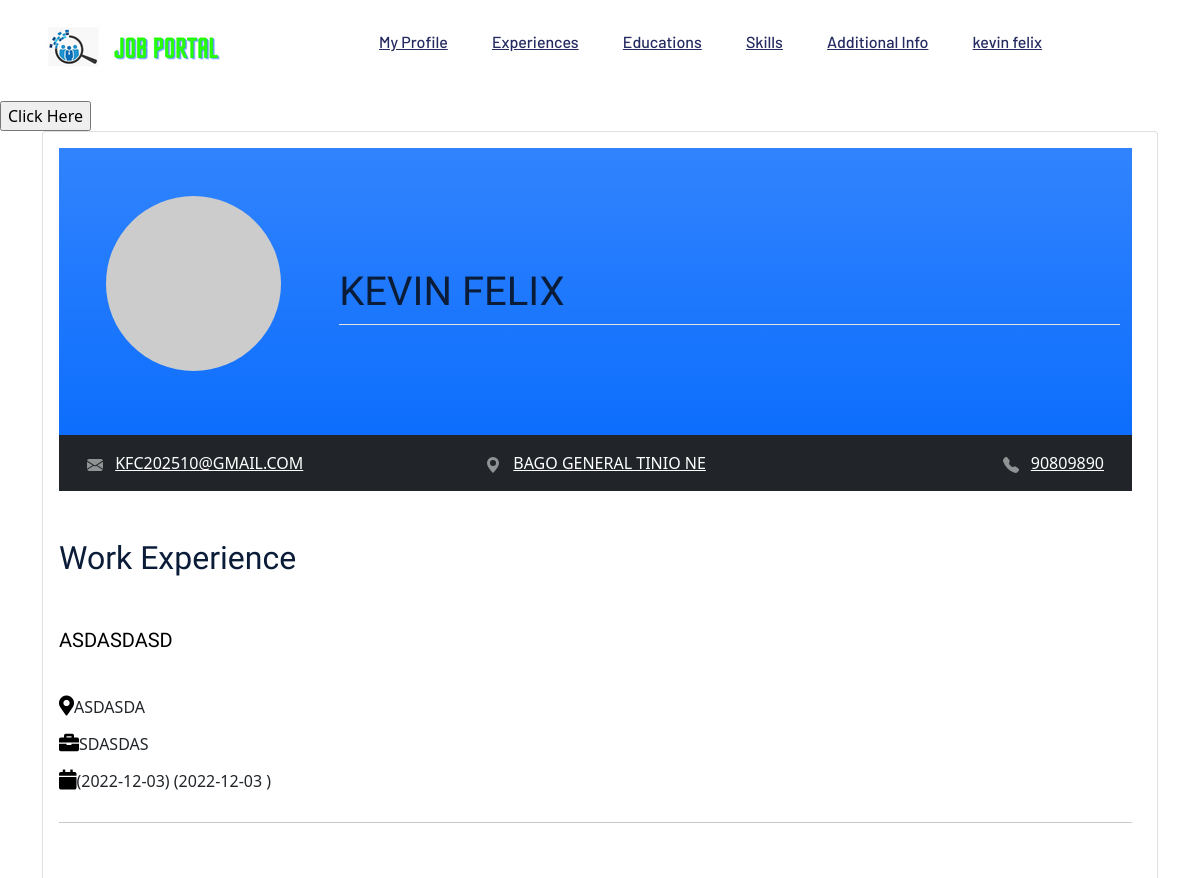
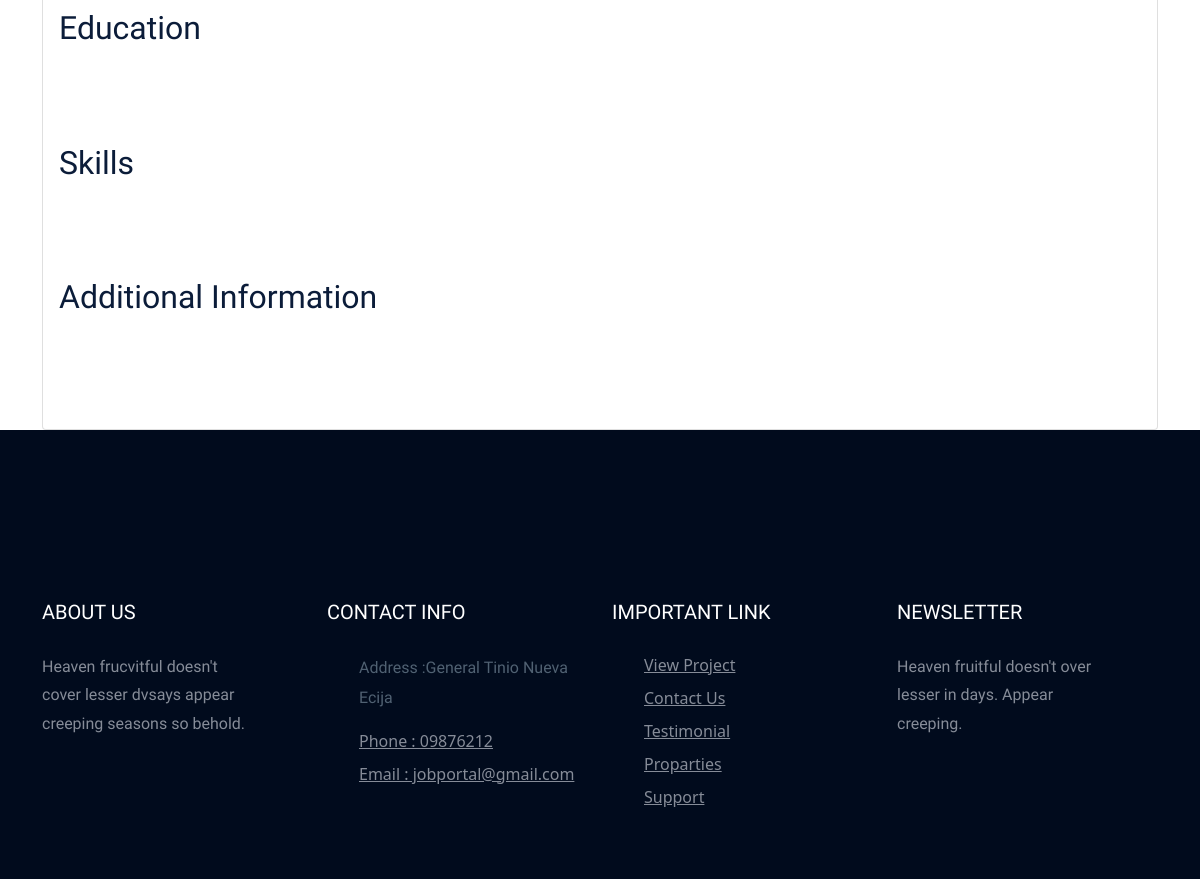
/applicantinformation.php (signed in), run on the app's committed database (2 pictures, top to bottom).
### tables this page shows
CREATE TABLE `users` (
  `user_id` int(100) NOT NULL,
  `user_fname` varchar(100) NOT NULL,
  `user_lname` varchar(100) NOT NULL,
  `user_contact` varchar(11) NOT NULL,
  `user_email` varchar(100) NOT NULL,
  `address` varchar(100) NOT NULL,
  `user_password` varchar(255) NOT NULL,
  `user_role_id` int(11) NOT NULL
);

CREATE TABLE `applicant_experience` (
  `ae_id` int(11) NOT NULL,
  `ae_user_id` int(100) NOT NULL,
  `ae_companyname` varchar(100) NOT NULL,
  `ae_companyaddress` varchar(100) NOT NULL,
  `ae_position` varchar(100) NOT NULL,
  `ae_from` varchar(100) NOT NULL,
  `ae_to` varchar(100) NOT NULL
);

### admin panel/classes/CONFIGDB.php (called while the page is built, shortened)
<?php
	class CONFIGDB
	{
		private $_host = 'localhost';
		private $_username = 'root';
		private $_password = '';
		private $_database = 'job_portal_db';
		protected $connection;
		public function __construct()
		{
			if (!isset($this->connection)) {
				$this->connection = new mysqli($this->_host, $this->_username, $this->_password, $this->_database);
			}
			return $this->connection;
		}
	}
?>

### admin panel/classes/CRUDAPI.php (called while the page is built, shortened)
<?php
include_once 'CONFIGDB.php';
class CRUDAPI extends CONFIGDB
{
	public function getData($query)
	{
		$result = $this->connection->query($query);
		$rows = array();
		while ($row = $result->fetch_assoc()) {
			$rows[] = $row;
		}
		return $rows;
	}
}
?>

### applicantinformation.php (the view, shortened to what this page needs)
<?php include('applicantsviews/head.php'); ?>
    <?php include('applicantsviews/headerapplicant.php'); ?>
  <?php
  include_once("admin panel/classes/CRUDAPI.php");
    $crudapi = new CRUDAPI(); ?>
    <main>
    <link rel="stylesheet" href="https://stackpath.bootstrapcdn.com/bootstrap/5.0.0-alpha1/css/bootstrap.min.css">
  </head>
  <input type="button" value="Click Here" onclick="printDivContent()">
  <body style="align-items:center;">
  <div class="container justify-content-center">
    <div class="card justify-content-center">
      <div class="card-body" style="width:1105px; ">
      <div id="printContent">
    <header class="bg-primary bg-gradient text-white py-5">
      <div class="container">
      <?php
               if(isset($_SESSION['USERROLE'])){
                $profile= $_SESSION['USERID'];
               $role=$_SESSION['USERROLE'];
              $query = "SELECT * FROM `users` LEFT JOIN roles ON roles.id = users.user_role_id where users.user_role_id =$role";
              $result = $crudapi->getData($query);
              foreach ($result as $key => $data) {
                if(strtoupper($data["user_id"]) == $profile ){
                ?>
        <div class="row">
          <div class="col-md-3 text-left text-md-center mb-3">
            <img class="rounded-circle img-fluid" src="https://i.pravatar.cc/175?img=32" alt="Profile Photo" />
          </div>
          <div class="col-md-9">
            <br>
            <br>
            <br>
            <h1><?php echo strtoupper($data["user_fname"]." ".$data["user_lname"]); ?></h1>
            <p class="border-top pt-3"></p>
          </div>
        </div>
      </div>
    </header>
    <nav class="bg-dark text-white-50 mb-5">
      <div class="container">
          <div class="row p-3">
              <div class="col-md pb-2 pb-md-0">
                  <a href="#" class="text-white ml-2"><?php echo strtoupper($data["user_email"]) ?></a>
              </div>
              <div class="col-md text-md-center pb-2 pb-md-0">
              <svg xmlns="http://www.w3.org/2000/svg" width="16" height="16" fill="currentColor" class="bi bi-geo-alt-fill" viewBox="0 0 16 16">
                <path d="M8 16s6-5.686 6-10A6 6 0 0 0 2 6c0 4.314 6 10 6 10zm0-7a3 3 0 1 1 0-6 3 3 0 0 1 0 6z"/>
              </svg>
                  <a href="#" class="text-white ml-2"><?php echo strtoupper($data["address"]) ?></a>
              </div>
              <div class="col-md text-md-right">
                  <a href="#" class="text-white ml-2"> <?php echo strtoupper($data["user_contact"]) ?></a>
              </div>
              <?php }}} ?>
          </div>
      </div>
    </nav>
      <div class="row">
        <div class="col-md mb-5">
          <h2 class="mb-5">Work Experience</h2>
          <?php
          if(isset($_SESSION['USERROLE'])){
            $appexp= $_SESSION['USERID'];
         $query = "SELECT * FROM `applicant_experience` left join users on users.user_id = applicant_experience.ae_user_id where applicant_experience.ae_user_id=$appexp";
            $result = $crudapi->getData($query);
          foreach ($result as $key => $data) {
        ?>
             <p style="color:black; font-size:20px;"><?php echo strtoupper($data['ae_companyname']); ?></p>
         <br><p style="color:black; font-size:20px;" class="fas fa-map-marker-alt"></p><?php echo strtoupper($data['ae_companyaddress']); ?>
         <br><p style="color:black; font-size:20px;" class="fas fa-briefcase"></p><?php echo strtoupper($data['ae_position']); ?>
         <br><p style="color:black; font-size:20px;" class="fas fa-calendar"></p>(<?php echo strtoupper($data["ae_from"]).") (".strtoupper($data["ae_to"]) ?> )
              <hr>
<?php } }?>
        </div>
        </div>
        <div class="row">
        <div class="col-md mb-5">
          <h2 class="mb-5">Education</h2>
        </div>
        </div>
      <div class="row">
        <div class="col-md mb-5">
          <h2 class="mb-5">Skills</h2>
      </div>
    </div>
    <div class="row">
        <div class="col-md mb-5">
          <h2 class="mb-5">Additional Information</h2>
        </div>
        </div>
      </div>
    </div>
    </div>
    </div>
    </main>
<?php include('applicantsviews/footer.php'); ?>
<?php include('applicantsviews/script.php'); ?>

### data on the page
users: user_fname+user_lname "KEVIN FELIX", user_email "KFC202510@GMAIL.COM", address "BAGO GENERAL TINIO NE", user_contact "90809890"
applicant_experience: ae_companyname "ASDASDASD", ae_companyaddress "ASDASDA", ae_position "SDASDAS", ae_from "2022-12-03", ae_to "2022-12-03"

### other printed values
$_SESSION['FULLNAME'] "kevin felix"
